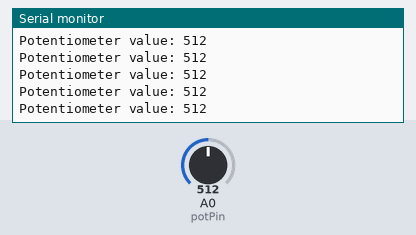
Recording of a sketch running on a simulated Arduino Uno, built with avr-gcc and run on an emulated ATmega328P. Parts: the last lines printed to the serial monitor. The inputs (shaded band) are chosen by the test bench; at power-on: A0 (potPin) = 512.

Above: at 1.2 s.
1.3 s: A0 (potPin) set to 716
At 1.31 s:
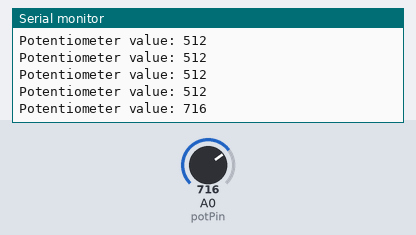
2.8 s: A0 (potPin) set to 900
At 2.82 s:
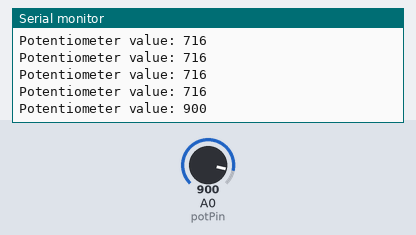
Timing chart, 0 to 5.8 s (numbered marks = the images above; inputs shaded):
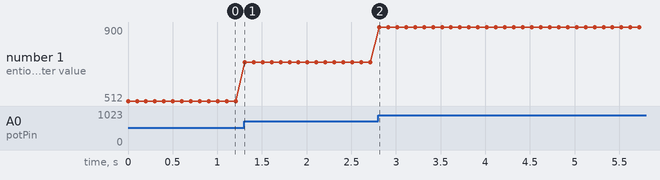

Measured:
- after the input at 1.3 s, the serial monitor: prints a new line at once (image 1)
- after the input at 2.8 s, the serial monitor: prints a new line at once (image 2)
- plotted number 1: 512 → 716 after the input at 1.3 s, 716 → 900 after the input at 2.8 s

The sketch:

Analog_Read_Potentiometer.ino
```cpp
const int potPin = A0;

void setup() {
  Serial.begin(9600);
}

void loop() {
  int potValue = analogRead(potPin);
  Serial.print("Potentiometer value: ");
  Serial.println(potValue);
  delay(100);
}
```
